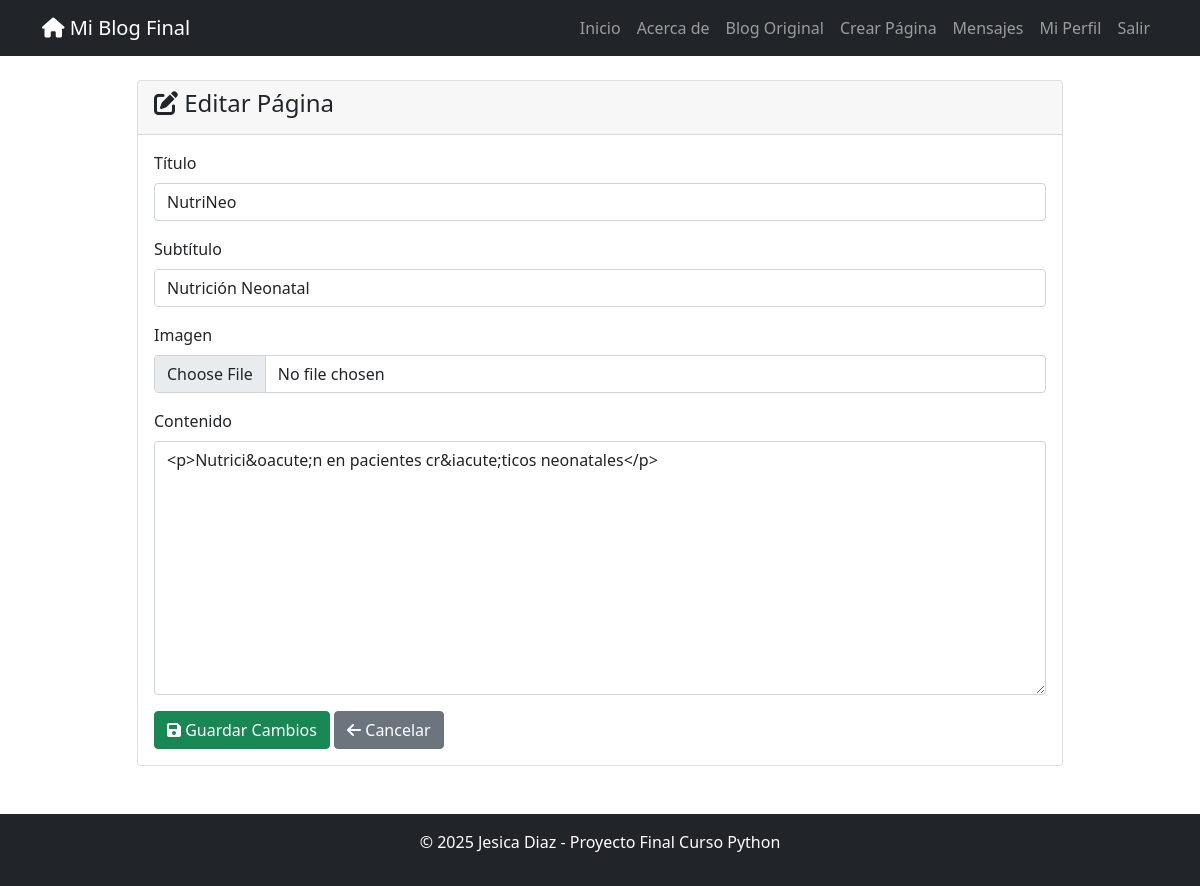
Screenshot of /pages/nutrineo/edit/ (signed in) with the database file from the repository.
### pages/models.py (models this page shows, shortened)
class Page(models.Model):
    title = models.CharField(max_length=200, verbose_name="Título")
    subtitle = models.CharField(max_length=300, blank=True, verbose_name="Subtítulo")
    content = RichTextField(verbose_name="Contenido")  # CKEditor
    image = models.ImageField(upload_to='pages/', blank=True, null=True, verbose_name="Imagen")
    created_date = models.DateField(auto_now_add=True, verbose_name="Fecha de Creación")
    author = models.ForeignKey(User, on_delete=models.CASCADE, verbose_name="Autor")
    slug = models.SlugField(unique=True, blank=True)
    class Meta:
        verbose_name = "Página"
        verbose_name_plural = "Páginas"
        ordering = ['-created_date']

### pages/views.py (the view, shortened to what this page needs)
# urls.py: path('pages/<slug:slug>/edit/', views.PageUpdateView.as_view(), name='edit'),
class PageUpdateView(LoginRequiredMixin, OwnerRequiredMixin, UpdateView):
    model = Page
    form_class = PageForm
    template_name = 'pages/edit.html'
    success_url = reverse_lazy('pages:list')

### pages/forms.py
class PageForm(forms.ModelForm):
    class Meta:
        model = Page
        fields = ['title', 'subtitle', 'content', 'image']
        widgets = {
            'title': forms.TextInput(attrs={
                'class': 'form-control',
                'placeholder': 'Título de la página'
            }),
            'subtitle': forms.TextInput(attrs={
                'class': 'form-control',
                'placeholder': 'Subtítulo (opcional)'
            }),
            'content': forms.Textarea(attrs={
                'class': 'form-control',
                'rows': 10
            }),
            'image': forms.FileInput(attrs={
                'class': 'form-control'
            }),
        }

### pages/views.py (called while the page is built)
    def get_object(self, queryset=None):
        obj = super().get_object(queryset)
        if obj.author != self.request.user:
            messages.error(self.request, 'No tienes permisos para realizar esta acción.')
            return redirect('pages:list')
        return obj

### templates/pages/edit.html (shortened to what this page needs)
{% extends 'base.html' %}
{% block content %}
<div class="row justify-content-center">
    <div class="col-md-10">
        <div class="card">
            <div class="card-header">
                <h4><i class="fas fa-edit"></i> Editar Página</h4>
            </div>
            <div class="card-body">
                <form method="post" enctype="multipart/form-data">
                    <div class="mb-3">
                        <label class="form-label">Título</label>
                        {{ form.title }}
                    </div>
                    <div class="mb-3">
                        <label class="form-label">Subtítulo</label>
                        {{ form.subtitle }}
                    </div>
                    <div class="mb-3">
                        <label class="form-label">Imagen</label>
                        {{ form.image }}
                    </div>
                    <div class="mb-3">
                        <label class="form-label">Contenido</label>
                        {{ form.content }}
                    </div>
                    <button type="submit" class="btn btn-success">
                        <i class="fas fa-save"></i> Guardar Cambios
                    </button>
                    <a href="{% url 'pages:detail' slug=object.slug %}" class="btn btn-secondary">
                        <i class="fas fa-arrow-left"></i> Cancelar
                    </a>
                </form>
            </div>
        </div>
    </div>
</div>
{% endblock %}

### rows the page displays
Page: title "NutriNeo", subtitle "Nutrición Neonatal", content "<p>Nutrici&oacute;n en pacientes cr&iacute;ticos neonatales</p>"
